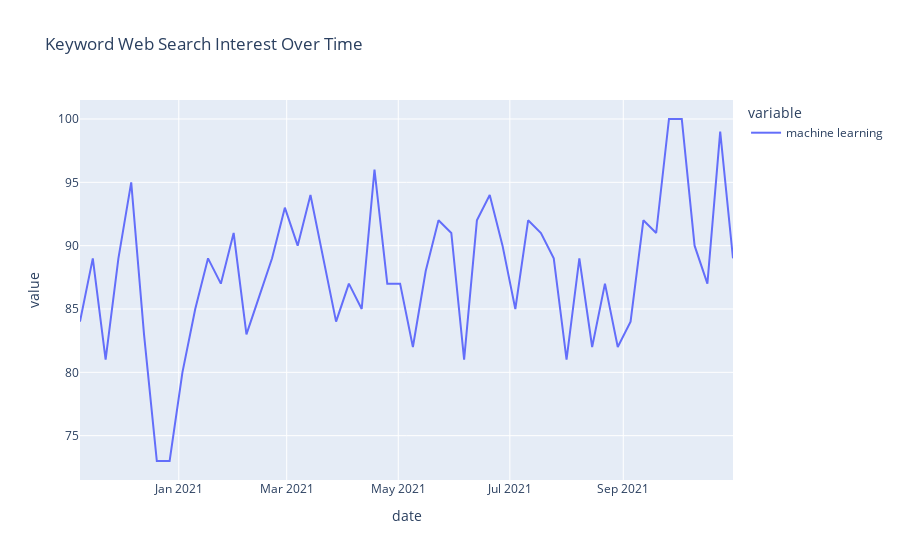

Notebook code cell kept with this figure:
### Code cell
#1 Interest over Time
data = pytrends.interest_over_time() 
data = data.reset_index()

fig = px.line(data, x="date", y=['machine learning'], 
title='Keyword Web Search Interest Over Time')
fig.show()

### Figure 1 — Plotly figure (JSON) as saved in the notebook; plotly's stock layout.template omitted (floating-point values rounded to 4 significant figures)
{"data": [{"hovertemplate": "variable=machine learning<br>date=%{x}<br>value=%{y}<extra></extra>", "legendgroup": "machine learning", "line": {"color": "#636efa", "dash": "solid"}, "marker": {"symbol": "circle"}, "mode": "lines", "name": "machine learning", "orientation": "v", "showlegend": true, "type": "scatter", "x": ["2020-11-08T00:00:00", "2020-11-15T00:00:00", "2020-11-22T00:00:00", "2020-11-29T00:00:00", "2020-12-06T00:00:00", "2020-12-13T00:00:00", "2020-12-20T00:00:00", "2020-12-27T00:00:00", "2021-01-03T00:00:00", "2021-01-10T00:00:00", "2021-01-17T00:00:00", "2021-01-24T00:00:00", "2021-01-31T00:00:00", "2021-02-07T00:00:00", "2021-02-14T00:00:00", "2021-02-21T00:00:00", "2021-02-28T00:00:00", "2021-03-07T00:00:00", "2021-03-14T00:00:00", "2021-03-21T00:00:00", "2021-03-28T00:00:00", "2021-04-04T00:00:00", "2021-04-11T00:00:00", "2021-04-18T00:00:00", "2021-04-25T00:00:00", "2021-05-02T00:00:00", "2021-05-09T00:00:00", "2021-05-16T00:00:00", "2021-05-23T00:00:00", "2021-05-30T00:00:00", "2021-06-06T00:00:00", "2021-06-13T00:00:00", "2021-06-20T00:00:00", "2021-06-27T00:00:00", "2021-07-04T00:00:00", "2021-07-11T00:00:00", "2021-07-18T00:00:00", "2021-07-25T00:00:00", "2021-08-01T00:00:00", "2021-08-08T00:00:00", "2021-08-15T00:00:00", "2021-08-22T00:00:00", "2021-08-29T00:00:00", "2021-09-05T00:00:00", "2021-09-12T00:00:00", "2021-09-19T00:00:00", "2021-09-26T00:00:00", "2021-10-03T00:00:00", "2021-10-10T00:00:00", "2021-10-17T00:00:00", "2021-10-24T00:00:00", "2021-10-31T00:00:00"], "xaxis": "x", "y": [84, 89, 81, 89, 95, 83, 73, 73, 80, 85, 89, 87, 91, 83, 86, 89, 93, 90, 94, 89, 84, 87, 85, 96, 87, 87, 82, 88, 92, 91, 81, 92, 94, 90, 85, 92, 91, 89, 81, 89, 82, 87, 82, 84, 92, 91, 100, 100, 90, 87, 99, 89], "yaxis": "y"}], "layout": {"legend": {"title": {"text": "variable"}, "tracegroupgap": 0}, "title": {"text": "Keyword Web Search Interest Over Time"}, "xaxis": {"anchor": "y", "domain": [0, 1], "title": {"text": "date"}}, "yaxis": {"anchor": "x", "domain": [0, 1], "title": {"text": "value"}}}}
